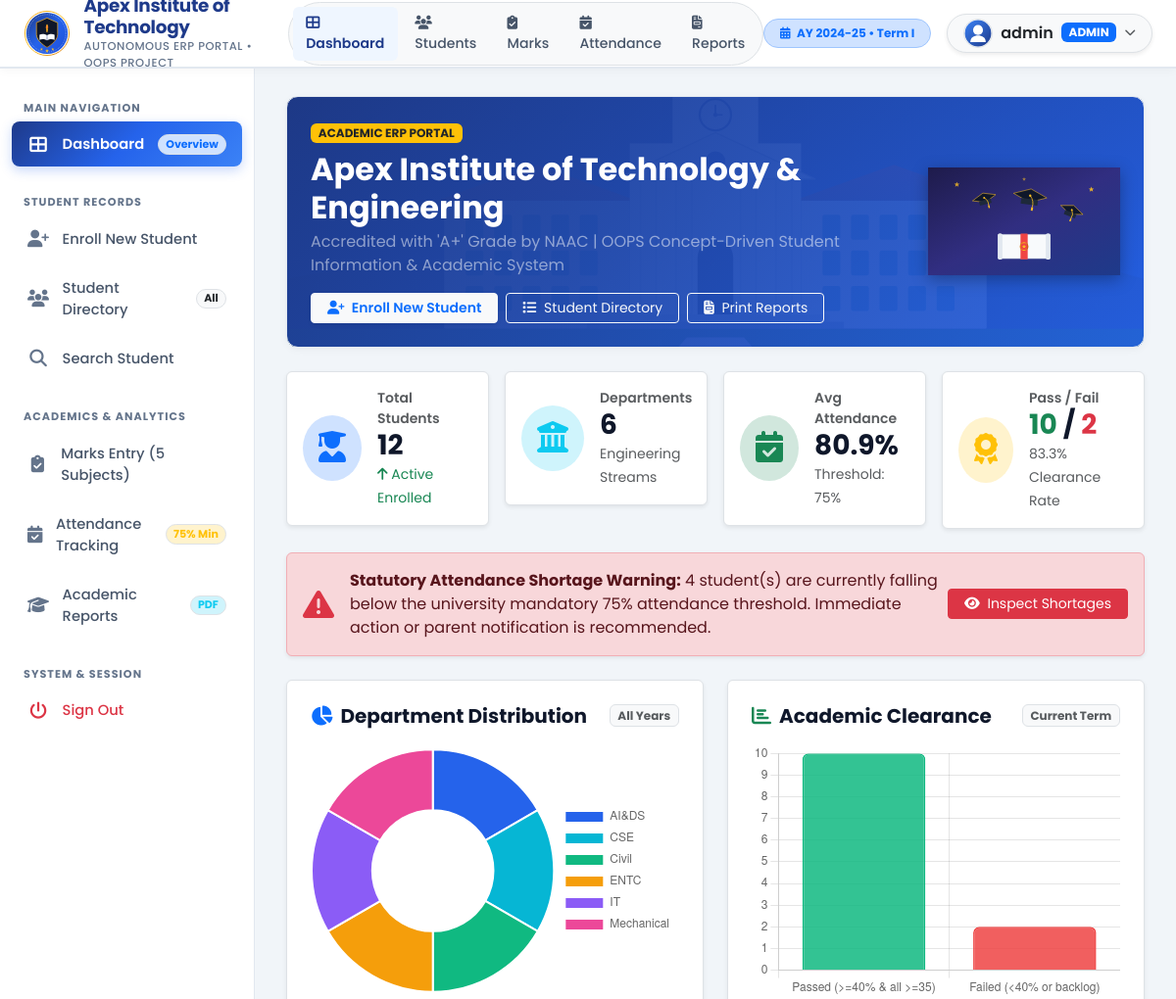
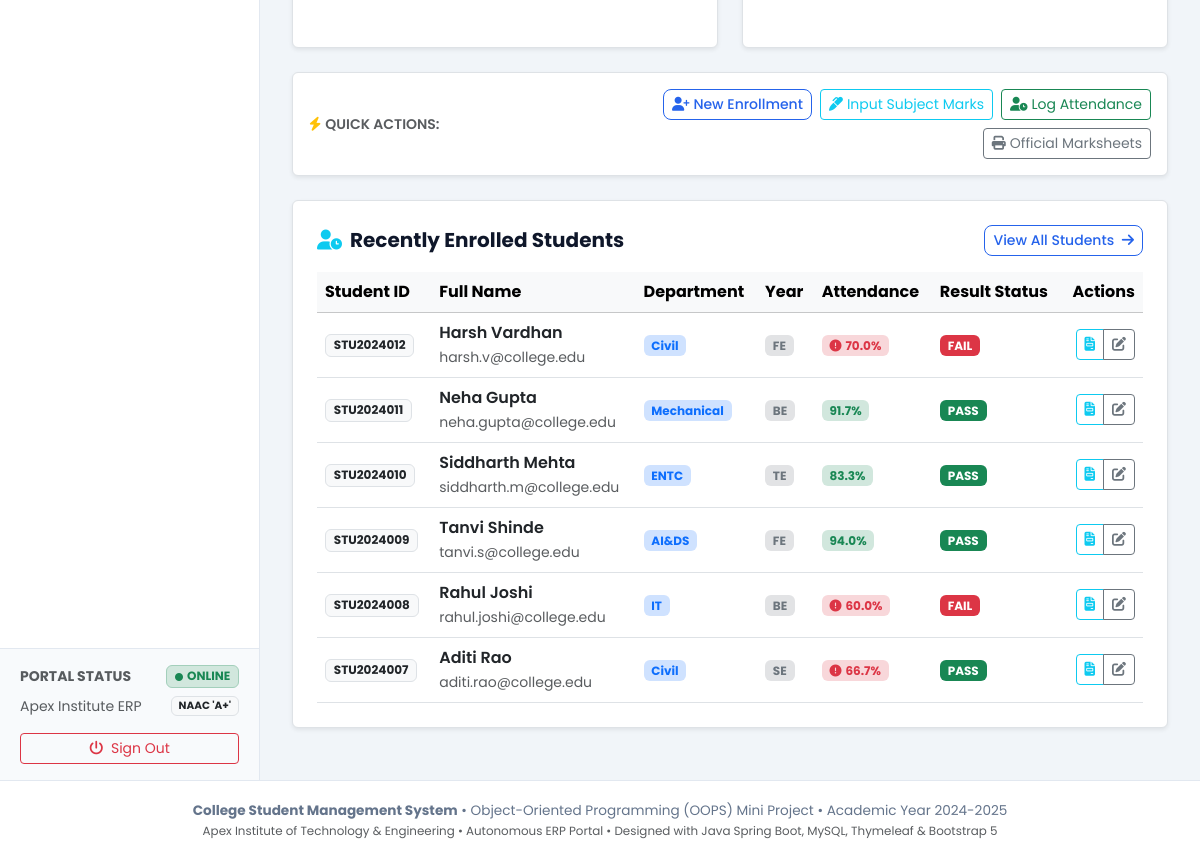
The app's page /dashboard (signed in) with its own data (2 pictures, top to bottom).
### tables this page shows
CREATE TABLE attendance (
        id INTEGER PRIMARY KEY AUTOINCREMENT,
        student_id INTEGER NOT NULL,
        total_classes INTEGER NOT NULL DEFAULT 0,
        attended_classes INTEGER NOT NULL DEFAULT 0,
        FOREIGN KEY (student_id) REFERENCES students(id) ON DELETE CASCADE
    );

CREATE TABLE students (
        id INTEGER PRIMARY KEY AUTOINCREMENT,
        student_id TEXT UNIQUE NOT NULL,
        name TEXT NOT NULL,
        department TEXT NOT NULL,
        class_year TEXT NOT NULL,
        email TEXT UNIQUE NOT NULL,
        phone TEXT NOT NULL,
        address TEXT,
        dob TEXT NOT NULL,
        gender TEXT NOT NULL,
        admission_date TEXT NOT NULL
    );

### server.py (the view)
@app.route('/dashboard')
@login_required
def dashboard():
    conn = get_db()
    cursor = conn.cursor()
    cursor.execute('SELECT COUNT(*) FROM students')
    total_students = cursor.fetchone()[0]
    cursor.execute('SELECT department, COUNT(*) as count FROM students GROUP BY department')
    dept_rows = cursor.fetchall()
    dept_labels = [r['department'] for r in dept_rows]
    dept_counts = [r['count'] for r in dept_rows]
    departments_count = len(dept_labels)
    cursor.execute('SELECT total_classes, attended_classes FROM attendance')
    att_rows = cursor.fetchall()
    total_att_pct = 0.0
    shortage_count = 0
    for r in att_rows:
        pct = (r['attended_classes'] / r['total_classes'] * 100) if r['total_classes'] > 0 else 0
        total_att_pct += pct
        if pct < 75.0:
            shortage_count += 1
    avg_attendance = round(total_att_pct / len(att_rows), 1) if att_rows else 0.0
    cursor.execute('SELECT id FROM students')
    student_ids = [r['id'] for r in cursor.fetchall()]
    passed_count = 0
    failed_count = 0
    for sid in student_ids:
        cursor.execute('SELECT marks_obtained FROM marks WHERE student_id = ?', (sid,))
        m_list = [row['marks_obtained'] for row in cursor.fetchall()]
        pct = (sum(m_list) / 500 * 100) if m_list else 0.0
        _, status, _ = compute_grades(pct, m_list)
        if status == 'PASS':
            passed_count += 1
        else:
            failed_count += 1
    pass_rate = round((passed_count / total_students * 100), 1) if total_students > 0 else 0.0
    cursor.execute('''
        SELECT s.*, a.total_classes, a.attended_classes
        FROM students s
        LEFT JOIN attendance a ON s.id = a.student_id
        ORDER BY s.id DESC LIMIT 6
    ''')
    recent_students = []
    for s in cursor.fetchall():
        total = s['total_classes'] or 0
        attended = s['attended_classes'] or 0
        att_pct = round((attended / total * 100), 1) if total > 0 else 0.0
        cursor.execute('SELECT marks_obtained FROM marks WHERE student_id = ?', (s['id'],))
        m_list = [row['marks_obtained'] for row in cursor.fetchall()]
        pct = (sum(m_list) / 500 * 100) if m_list else 0.0
        _, status, _ = compute_grades(pct, m_list)
        recent_students.append({
            'id': s['id'],
            'student_id': s['student_id'],
            'name': s['name'],
            'email': s['email'],
            'department': s['department'],
            'class_year': s['class_year'],
            'attendance_pct': att_pct,
            'result_status': status
        })
    conn.close()
    stats = {
        'total_students': total_students,
        'departments_count': departments_count,
        'avg_attendance': avg_attendance,
        'passed_count': passed_count,
        'failed_count': failed_count,
        'pass_rate': pass_rate,
        'shortage_count': shortage_count
    }
    return render_template(
        'dashboard.html',
        active_page='dashboard',
        stats=stats,
        dept_labels=dept_labels,
        dept_counts=dept_counts,
        recent_students=recent_students
    )

### web_templates/dashboard.html (shortened to what this page needs)
{% extends "layout.html" %}
{% block content %}
<div class="custom-card p-4 text-white mb-4 position-relative overflow-hidden"
     style="background: linear-gradient(135deg, rgba(30, 58, 138, 0.95), rgba(37, 99, 235, 0.85)), url('/static/images/campus.svg') center/cover; border-radius: 12px;">
    <div class="row align-items-center position-relative" style="z-index: 2;">
        <div class="col-lg-8">
            <span class="badge bg-warning text-dark fw-bold mb-2 text-uppercase">Academic ERP Portal</span>
            <h2 class="fw-bold mb-1">Apex Institute of Technology &amp; Engineering</h2>
            <p class="mb-3 text-white-50">Accredited with 'A+' Grade by NAAC | OOPS Concept-Driven Student Information &amp; Academic System</p>
            <div class="d-flex flex-wrap gap-2">
                <a href="/students/add" class="btn btn-light fw-semibold text-primary btn-sm px-3 shadow-sm">
                    <i class="fas fa-user-plus me-1"></i> Enroll New Student
                </a>
                <a href="/students" class="btn btn-outline-light btn-sm px-3">
                    <i class="fas fa-list me-1"></i> Student Directory
                </a>
                <a href="/reports" class="btn btn-outline-light btn-sm px-3">
                    <i class="fas fa-file-invoice me-1"></i> Print Reports
                </a>
            </div>
        </div>
        <div class="col-lg-4 text-end d-none d-lg-block">
            <img src="/static/images/graduation.svg" alt="Graduation" style="max-height: 110px; filter: drop-shadow(0 4px 8px rgba(0,0,0,0.3));">
        </div>
    </div>
</div>
<div class="row g-3 mb-4">
    <div class="col-sm-6 col-xl-3">
        <div class="metric-card p-3 bg-white rounded border shadow-sm d-flex align-items-center">
            <div class="metric-icon me-3 text-primary bg-primary-subtle p-3 rounded-circle">
                <i class="fas fa-user-graduate fa-2x"></i>
            </div>
            <div>
                <div class="text-muted small fw-semibold">Total Students</div>
                <h3 class="mb-0 fw-bold">{{ stats.total_students }}</h3>
                <small class="text-success"><i class="fas fa-arrow-up"></i> Active Enrolled</small>
            </div>
        </div>
    </div>
    <div class="col-sm-6 col-xl-3">
        <div class="metric-card p-3 bg-white rounded border shadow-sm d-flex align-items-center">
            <div class="metric-icon me-3 text-info bg-info-subtle p-3 rounded-circle">
                <i class="fas fa-university fa-2x"></i>
            </div>
            <div>
                <div class="text-muted small fw-semibold">Departments</div>
                <h3 class="mb-0 fw-bold">{{ stats.departments_count }}</h3>
                <small class="text-muted">Engineering Streams</small>
            </div>
        </div>
    </div>
    <div class="col-sm-6 col-xl-3">
        <div class="metric-card p-3 bg-white rounded border shadow-sm d-flex align-items-center">
            <div class="metric-icon me-3 text-success bg-success-subtle p-3 rounded-circle">
                <i class="fas fa-calendar-check fa-2x"></i>
            </div>
            <div>
                <div class="text-muted small fw-semibold">Avg Attendance</div>
                <h3 class="mb-0 fw-bold">{{ stats.avg_attendance }}%</h3>
                <small class="text-muted">Threshold: 75%</small>
            </div>
        </div>
    </div>
    <div class="col-sm-6 col-xl-3">
        <div class="metric-card p-3 bg-white rounded border shadow-sm d-flex align-items-center">
            <div class="metric-icon me-3 text-warning bg-warning-subtle p-3 rounded-circle">
                <i class="fas fa-award fa-2x"></i>
            </div>
            <div>
                <div class="text-muted small fw-semibold">Pass / Fail</div>
                <h3 class="mb-0 fw-bold"><span class="text-success">{{ stats.passed_count }}</span> / <span class="text-danger">{{ stats.failed_count }}</span></h3>
                <small class="text-muted">{{ stats.pass_rate }}% Clearance Rate</small>
            </div>
        </div>
    </div>
</div>
{% if stats.shortage_count > 0 %}
<div class="alert alert-danger d-flex align-items-center mb-4 shadow-sm" role="alert">
    <i class="fas fa-exclamation-triangle fa-2x me-3 text-danger"></i>
    <div class="flex-grow-1">
        <strong>Statutory Attendance Shortage Warning:</strong>
        <span>{{ stats.shortage_count }} student(s) are currently falling below the university mandatory 75% attendance threshold. Immediate action or parent notification is recommended.</span>
    </div>
    <a href="/attendance" class="btn btn-sm btn-danger px-3 text-nowrap ms-2">
        <i class="fas fa-eye me-1"></i> Inspect Shortages
    </a>
</div>
{% endif %}
<div class="row g-4 mb-4">
    <div class="col-lg-6">
        <div class="custom-card p-4 bg-white rounded border shadow-sm h-100">
            <div class="d-flex justify-content-between align-items-center mb-3">
                <h5 class="fw-bold mb-0"><i class="fas fa-chart-pie text-primary me-2"></i>Department Distribution</h5>
                <span class="badge bg-light text-muted border">All Years</span>
            </div>
            <div style="position: relative; height: 260px;">
                <canvas id="deptChart"></canvas>
            </div>
        </div>
    </div>
    <div class="col-lg-6">
        <div class="custom-card p-4 bg-white rounded border shadow-sm h-100">
            <div class="d-flex justify-content-between align-items-center mb-3">
                <h5 class="fw-bold mb-0"><i class="fas fa-chart-bar text-success me-2"></i>Academic Clearance</h5>
                <span class="badge bg-light text-muted border">Current Term</span>
            </div>
            <div style="position: relative; height: 260px;">
                <canvas id="resultChart"></canvas>
            </div>
        </div>
    </div>
</div>
<div class="custom-card p-3 bg-white rounded border shadow-sm mb-4">
    <div class="row g-2 align-items-center">
        <div class="col-md-3">
            <span class="fw-semibold text-muted small text-uppercase"><i class="fas fa-bolt text-warning me-1"></i>Quick Actions:</span>
        </div>
        <div class="col-md-9 d-flex flex-wrap gap-2 justify-content-md-end">
            <a href="/students/add" class="btn btn-outline-primary btn-sm"><i class="fas fa-user-plus me-1"></i>New Enrollment</a>
            <a href="/marks" class="btn btn-outline-info btn-sm"><i class="fas fa-marker me-1"></i>Input Subject Marks</a>
            <a href="/attendance" class="btn btn-outline-success btn-sm"><i class="fas fa-user-clock me-1"></i>Log Attendance</a>
            <a href="/reports" class="btn btn-outline-secondary btn-sm"><i class="fas fa-print me-1"></i>Official Marksheets</a>
        </div>
    </div>
</div>
<div class="custom-card p-4 bg-white rounded border shadow-sm">
    <div class="d-flex justify-content-between align-items-center mb-3">
        <h5 class="fw-bold mb-0"><i class="fas fa-user-clock text-info me-2"></i>Recently Enrolled Students</h5>
        <a href="/students" class="btn btn-sm btn-outline-primary">View All Students <i class="fas fa-arrow-right ms-1"></i></a>
    </div>
    <div class="table-responsive">
        <table class="table table-hover align-middle mb-0">
            <thead class="table-light">
                <tr>
                    <th>Student ID</th>
                    <th>Full Name</th>
                    <th>Department</th>
                    <th>Year</th>
                    <th>Attendance</th>
                    <th>Result Status</th>
                    <th class="text-end">Actions</th>
                </tr>
            </thead>
            <tbody>
                {% for student in recent_students %}
                <tr>
                    <td><span class="badge bg-light text-dark border fw-bold">{{ student.student_id }}</span></td>
                    <td>
                        <div class="fw-semibold text-dark">{{ student.name }}</div>
                        <small class="text-muted">{{ student.email }}</small>
                    </td>
                    <td><span class="badge bg-primary-subtle text-primary">{{ student.department }}</span></td>
                    <td><span class="badge bg-secondary-subtle text-secondary">{{ student.class_year }}</span></td>
                    <td>
                        {% if student.attendance_pct >= 75.0 %}
                            <span class="badge bg-success-subtle text-success fw-bold">{{ student.attendance_pct }}%</span>
                        {% else %}
                            <span class="badge bg-danger-subtle text-danger fw-bold"><i class="fas fa-exclamation-circle me-1"></i>{{ student.attendance_pct }}%</span>
                        {% endif %}
                    </td>
                    <td>
                        {% if student.result_status == 'PASS' %}
                            <span class="badge bg-success">PASS</span>
                        {% else %}
                            <span class="badge bg-danger">FAIL</span>
                        {% endif %}
                    </td>
                    <td class="text-end">
                        <div class="btn-group btn-group-sm">
                            <a href="/reports/{{ student.id }}" class="btn btn-outline-info" title="Academic Marksheet"><i class="fas fa-file-invoice"></i></a>
                            <a href="/students/edit/{{ student.id }}" class="btn btn-outline-secondary" title="Edit Student"><i class="fas fa-edit"></i></a>
                        </div>
                    </td>
                </tr>
                {% endfor %}
            </tbody>
        </table>
    </div>
</div>
{% endblock %}
{% block extra_scripts %}
<script>
    document.addEventListener('DOMContentLoaded', function () {
        // 1. Department Distribution Doughnut Chart
        const deptCtx = document.getElementById('deptChart');
        if (deptCtx) {
            new Chart(deptCtx, {
                type: 'doughnut',
                data: {
                    labels: {{ dept_labels | tojson }},
                    datasets: [{
                        data: {{ dept_counts | tojson }},
                        backgroundColor: ['#2563eb', '#06b6d4', '#10b981', '#f59e0b', '#8b5cf6', '#ec4899'],
                        borderWidth: 2,
                        borderColor: '#ffffff'
                    }]
                },
                options: {
                    responsive: true,
                    maintainAspectRatio: false,
                    plugins: {
                        legend: { position: 'right' }
                    }
                }
            });
        }
        // 2. Pass / Fail Bar Chart
        const resultCtx = document.getElementById('resultChart');
        if (resultCtx) {
            new Chart(resultCtx, {
                type: 'bar',
                data: {
                    labels: ['Passed (>=40% & all >=35)', 'Failed (<40% or backlog)'],
                    datasets: [{
                        label: 'Students Count',
                        data: [{{ stats.passed_count }}, {{ stats.failed_count }}],
                        backgroundColor: ['rgba(16, 185, 129, 0.85)', 'rgba(239, 68, 68, 0.85)'],
                        borderColor: ['#10b981', '#ef4444'],
                        borderWidth: 1.5,
                        borderRadius: 6
                    }]
                },
                options: {
                    responsive: true,
                    maintainAspectRatio: false,
                    plugins: {
                        legend: { display: false }
                    },
                    scales: {
                        y: {
                            beginAtZero: true,
                            ticks: { stepSize: 1 }
                        }
                    }
                }
            });
        }
    });
</script>
{% endblock %}

### records on screen
attendance: student_id "STU2024012", name "Harsh Vardhan", email "harsh.v@college.edu", department "Civil", class_year "FE", attendance_pct "70.0", shows "FAIL"
attendance: student_id "STU2024011", name "Neha Gupta", email "neha.gupta@college.edu", department "Mechanical", class_year "BE", attendance_pct "91.7", shows "PASS"
attendance: student_id "STU2024010", name "Siddharth Mehta", email "siddharth.m@college.edu", department "ENTC", class_year "TE", attendance_pct "83.3", shows "PASS"
attendance: student_id "STU2024009", name "Tanvi Shinde", email "tanvi.s@college.edu", department "AI&DS", class_year "FE", attendance_pct "94.0", shows "PASS"
attendance: student_id "STU2024008", name "Rahul Joshi", email "rahul.joshi@college.edu", department "IT", class_year "BE", attendance_pct "60.0", shows "FAIL"
attendance: student_id "STU2024007", name "Aditi Rao", email "aditi.rao@college.edu", department "Civil", class_year "SE", attendance_pct "66.7", shows "PASS"

### other values on screen
{{ session.get('username', 'admin') }} "admin"
{{ session.get('role', 'ADMIN') }} "ADMIN"
{{ stats.total_students }} "12"
{{ stats.departments_count }} "6"
{{ stats.avg_attendance }} "80.9"
{{ stats.passed_count }} "10"
{{ stats.failed_count }} "2"
{{ stats.pass_rate }} "83.3"
{{ stats.shortage_count }} "4"
chart data {{ dept_counts | tojson }} [2, 2, 2, 2, 2, 2]
chart data {{ stats.passed_count }} 10
chart data {{ stats.failed_count }} 2
